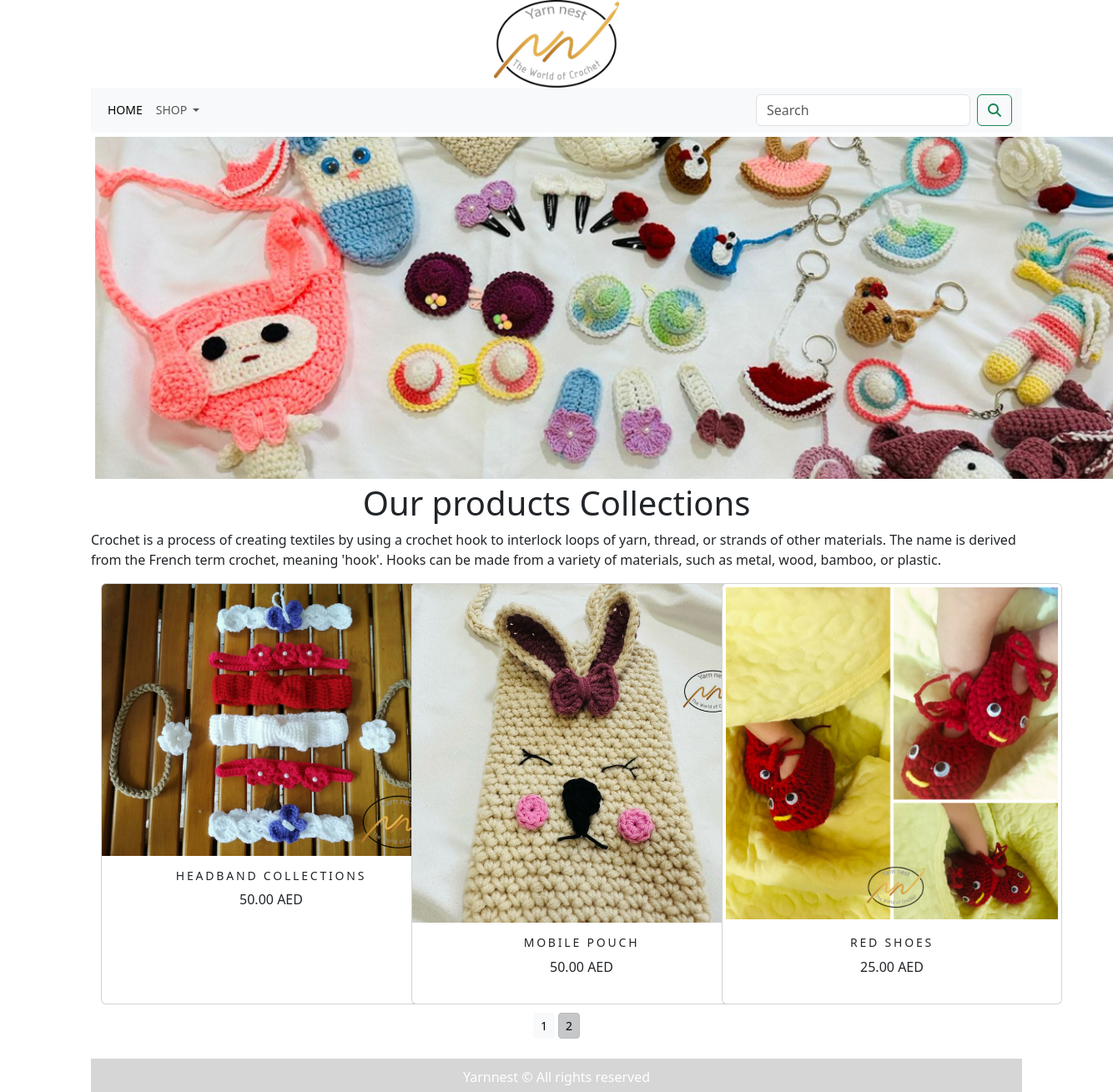
Screenshot of /?page=2 with the database file from the repository.
### shop/models.py (models this page shows, shortened)
class Product(models.Model):
    name = models.CharField(max_length=255, unique=True)
    slug = models.SlugField(max_length=255, unique=True)
    description = models.TextField(blank=True)
    price=models.DecimalField(max_digits=10,decimal_places=2)
    category=models.ForeignKey(Category,on_delete=models.CASCADE)
    image = models.ImageField(upload_to='product', blank=True)
    stock=models.IntegerField()
    available=models.BooleanField(default=True)
    created=models.DateTimeField(auto_now_add=True)
    updated=models.DateTimeField(auto_now=True)
    def get_url(self):
        return reverse('shop:prodCatdetail',args=[self.category.slug,self.slug])
    class Meta:
        ordering=('name',)
        verbose_name='product'
        verbose_name_plural='products'

### shop/views.py (the view)
# urls.py: path('', views.allProdCat,name='allProdCat'),
def allProdCat(request,c_slug=None):
    c_page=None
    products_list=None
    if c_slug!=None:
        c_page=get_object_or_404(Category,slug=c_slug)
        products_list=Product.objects.all().filter(category=c_page,available=True)
    else:
        products_list=Product.objects.all().filter(available=True)
    paginator=Paginator(products_list,6)
    try:
        page=int(request.GET.get('page','1'))
    except:
        page=1
    try:
        products=paginator.page(page)
    except (EmptyPage,InvalidPage):
        products=paginator.page(paginator.num_pages)
    return render(request,'category.html',{'category':c_page,'products':products})

### cart/context_processors.py (called while the page is built)
def counter(request):
    item_count=0
    if 'admin' in request.path:
        return {}
    else:
        try:
            cart=Cart.objects.filter(cart_id=_cart_id(request))
            cart_items=CartItem.objects.all().filter(cart=cart[:1])
            for item in cart_items:
                item_count += item.quantity
        except Cart.DoesNotExist:
            item_count=0
    return dict(item_count=item_count)

### cart/views.py (called while the page is built)
def _cart_id(request):
    cart=request.session.session_key
    if not cart:
        cart=request.session.create()
    return cart

### shop/context_processors.py (called while the page is built)
def menu_links(request):
    links=Category.objects.all()
    return dict(links=links)

### shop/models.py (called while the page is built)
    def get_url(self):
        return reverse('shop:product_by_category',args=[self.slug])

### templates/category.html (shortened to what this page needs)
{% extends 'base.html' %}
{% load static %}
{% block content %}
<div class="mx-auto">
    {% if category %}
        <img class="my_image" src="{{category.image.url}}" alt="{{category.name}}">
        </div>
        <br>
        <div>
            <h1 class="text-center my_title">{{category.name}}</h1>
            <p class="text-justify">{{category.description}}</p>
        </div>
    {% else %}
        <div>
           <img class="my_image my_image_padding" src="{% static 'img/banner.png' %}" alt="Our Products">
        </div>
        <div>
            <h1 class="text-center my_title">Our products Collections</h1>
            <p class="text-justify">
                Crochet is a process of creating textiles by using a crochet hook to interlock loops of yarn, thread, or strands of other materials. The name is derived from the French term crochet, meaning 'hook'. Hooks can be made from a variety of materials, such as metal, wood, bamboo, or plastic.
            </p>
        </div>
    {% endif %}
<div class="container">
    <div class="row mx_auto">
        {% for pdt in products.object_list %}
        <div class="my_bottom_margin col-9 col-sm-12  col-md-12 col-lg-4">
            <div class="card text-center" style="width:408px; height:505px; min-width:18rem;">
                <a href="{{pdt.get_url}}"><img class="card-img-top my_image" src="{{pdt.image.url}}" alt="{{pdt.name}}" ></a>
                <div class="card-body">
                    <h4>{{pdt.name}}</h4>
                    <p>{{pdt.price}} AED</p>
                </div>
            </div>
        </div>
        {% endfor %}
    </div>
    <div class="mx-auto">
        {% if products.paginator.num_pages > 1 %}
            <div class="text-center">
                {% for pg in products.paginator.page_range %}
                    <a href="?page={{pg}}" class="btn btn-light btn-sm {% if products.number == pg %} active {% endif %}">{{pg}}</a>
                {% endfor %}
            </div>
        {% endif %}
    </div>
    <br>
</div>
{% endblock %}

### static/css/custom.css (style rules this page uses)
* { clear:both; }
body { font-family: 'Roboto', sans-serif; }
.my_image { width:100% height:auto; }
.my_title { font-size:12px text-transform: uppercase letter-spacing : .2m; }
.my_image_padding { padding:5px; }
.my_bottom_margin { margin-bottom:10px; }
.card-body h4 { font-size:14px; text-transform:uppercase; letter-spacing:.2em; }

### rows the page displays
Product: image (picture), name "HEADBAND COLLECTIONS", price "50.00"
Product: image (picture), name "MOBILE POUCH", price "50.00"
Product: image (picture), name "RED SHOES", price "25.00"

### other values shown
{{ pg }} "1" "2"
